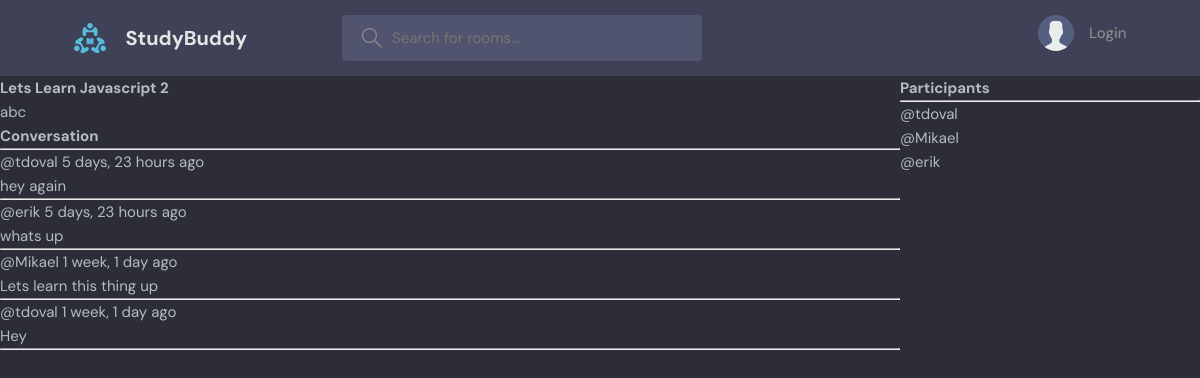
The page /room/1/ on the database its author committed.
### base/models.py (models this page shows, shortened)
class Room(models.Model):
    host = models.ForeignKey(User, on_delete=models.SET_NULL, null=True)
    topic = models.ForeignKey(Topic, on_delete=models.SET_NULL, null=True)
    name = models.CharField(max_length=200)
    description = models.TextField(null=True, blank=True)
    participants = models.ManyToManyField(User, related_name='participants', blank=True)
    updated = models.DateTimeField(auto_now=True)
    created = models.DateTimeField(auto_now_add=True)
    class Meta:
        ordering = ['-updated', '-created']

class Message(models.Model):
    user = models.ForeignKey(User, on_delete=models.CASCADE)
    room = models.ForeignKey(Room, on_delete=models.CASCADE)
    body = models.TextField()
    updated = models.DateTimeField(auto_now=True)
    created = models.DateTimeField(auto_now_add=True)
    class Meta:
        ordering = ['-updated', '-created']

### base/views.py (the view, shortened to what this page needs)
# urls.py: path('room/<str:pk>/', views.room, name="room"),
def room(request, pk):
    room = Room.objects.get(id=pk)
    room_messages = room.message_set.all().order_by('-created')
    participants = room.participants.all()
    context = {'room': room, 'room_messages': room_messages, 'participants':participants}
    return render(request, 'base/room.html', context)

### base/templates/base/room.html (shortened to what this page needs)
{% extends 'main.html' %}
{% block content %}
<div class="room-container">
    <div>
        <h1>{{room.name}}</h1>
        <p>{{room.description}}</p>
        <div class="comment-wrapper">
            <h3>Conversation</h3>
            <hr>
            {% for message in room_messages %}
                <div>
                    <small>@{{message.user}} {{message.created|timesince}} ago</small>
                    <p>{{message.body}}</p>
                    <hr>
                </div>
            {% endfor %}
        </div>
    </div>
    <div>
        <h3>Participants</h3>
        <hr>
        {% for user in participants %}
            <div>
                <p>@{{user.username}}</p>
            </div>
        {% endfor %}
    </div>
</div>
{% endblock %}

### static/styles/style.css (style rules this page uses)
:root { --color-main: #71c6dd; --color-main-light: #e1f6fb; --color-dark: #3f4156; --color-dark-medium: #51546e; --color-dark-light: #696d97; --color-light: #e5e5e5; --color-gray: #8b8b8b; --color-light-gray: #b2bdbd; --color-bg: #2d2d39; --color-success: #5dd693; --color-error: #fc4b0b; }
* { font-family: "DM Sans", -apple-system, BlinkMacSystemFont, "Segoe UI", Roboto, Oxygen, Ubuntu, Cantarell, "Open Sans", "Helvetica Neue", sans-serif; margin: 0; padding: 0; box-sizing: border-box; text-rendering: optimizeLegibility; font-size: inherit; }
html { font-size: 56.25%; }
@media only screen and (min-width: 1200px) { html { font-size: 62.5%; } }
body { line-height: 1.6; font-weight: 400; font-size: 1.5rem; color: var(--color-light-gray); background-color: var(--color-bg); min-height: 100vh; }

### base/templates/base/room.html (style rules this page uses)
.room-container { display: grid; grid-template-columns: 3fr 1fr; }

### rows shown on the page
Room: name "Lets Learn Javascript 2", description "abc"
Message: user "tdoval", created "5 days, 23 hours", body "hey again"
Message: user "erik", created "5 days, 23 hours", body "whats up"
Message: user "Mikael", created "1 week, 1 day", body "Lets learn this thing up"
Message: user "tdoval", created "1 week, 1 day", body "Hey"

### other values the page prints
{{ user.username }} "tdoval"
{{ user.username }} "Mikael"
{{ user.username }} "erik"
